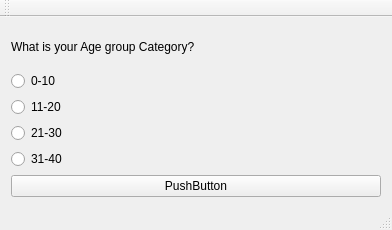
<?xml version="1.0" encoding="UTF-8"?>
<ui version="4.0">
 <class>MainWindow</class>
 <widget class="QMainWindow" name="MainWindow">
  <property name="geometry">
   <rect>
    <x>0</x>
    <y>0</y>
    <width>392</width>
    <height>230</height>
   </rect>
  </property>
  <property name="windowTitle">
   <string>MainWindow</string>
  </property>
  <widget class="QWidget" name="centralWidget">
   <layout class="QVBoxLayout" name="verticalLayout_3">
    <item>
     <layout class="QVBoxLayout" name="verticalLayout_2">
      <item>
       <widget class="QLabel" name="label">
        <property name="text">
         <string>What is your Age group Category?</string>
        </property>
       </widget>
      </item>
      <item>
       <layout class="QVBoxLayout" name="verticalLayout">
        <item>
         <widget class="QRadioButton" name="radioButton">
          <property name="text">
           <string>0-10</string>
          </property>
         </widget>
        </item>
        <item>
         <widget class="QRadioButton" name="radioButton_2">
          <property name="text">
           <string>11-20</string>
          </property>
         </widget>
        </item>
        <item>
         <widget class="QRadioButton" name="radioButton_3">
          <property name="text">
           <string>21-30</string>
          </property>
         </widget>
        </item>
        <item>
         <widget class="QRadioButton" name="radioButton_4">
          <property name="text">
           <string>31-40</string>
          </property>
         </widget>
        </item>
       </layout>
      </item>
      <item>
       <widget class="QPushButton" name="pushButton">
        <property name="text">
         <string>PushButton</string>
        </property>
       </widget>
      </item>
     </layout>
    </item>
   </layout>
  </widget>
  <widget class="QMenuBar" name="menuBar">
   <property name="geometry">
    <rect>
     <x>0</x>
     <y>0</y>
     <width>392</width>
     <height>22</height>
    </rect>
   </property>
  </widget>
  <widget class="QToolBar" name="mainToolBar">
   <attribute name="toolBarArea">
    <enum>TopToolBarArea</enum>
   </attribute>
   <attribute name="toolBarBreak">
    <bool>false</bool>
   </attribute>
  </widget>
  <widget class="QStatusBar" name="statusBar"/>
 </widget>
 <layoutdefault spacing="6" margin="11"/>
 <resources/>
 <connections/>
</ui>
